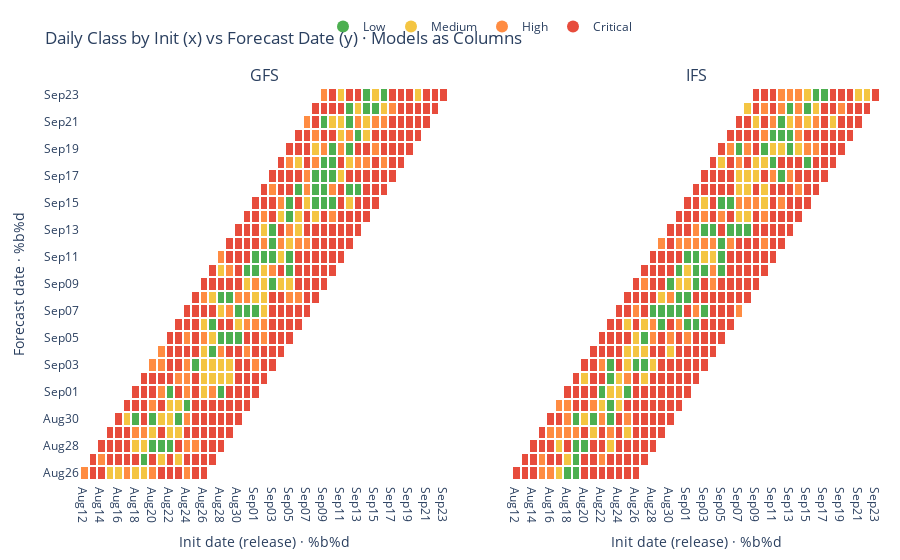

Notebook cell for this chart:
### Code cell
# --- Imports ---
import numpy as np
import pandas as pd
import plotly.graph_objects as go
from plotly.subplots import make_subplots

# =========================================================
# 1) (Demo) Dataset con tu esquema. Reemplázalo por tu df real.
# =========================================================
np.random.seed(7)
today = pd.Timestamp.today().normalize()
start = today - pd.Timedelta(days=28)
max_lead = 14

valid_dates = pd.date_range(start, today, freq="D")
init_dates  = pd.date_range(start - pd.Timedelta(days=max_lead), today, freq="D")

def fmt(dt):  # %Y%m%d:%H:00
    return dt.strftime("%Y%m%d:00:00")

rows = []
for model in ["gfs", "ifs"]:
    for init in init_dates:
        for L in range(0, max_lead + 1):
            d = init + pd.Timedelta(days=L)
            if d < valid_dates.min() or d > valid_dates.max():
                continue
            obs = np.clip(np.random.normal(8, 2.0), 0, None)
            spread = (1.2 if model == "gfs" else 0.9) * (1 + 0.12 * L)
            fc = obs + np.random.normal(0, spread)
            rows.append([fmt(init), fmt(d), float(L), obs, fc, model])

df = pd.DataFrame(rows, columns=[
    "initDate", "date", "wndObs", "wndFcs", "leadDay", "model"
])

# =========================================================
# 2) Parseo + métrica + agregación diaria
# =========================================================
# Parseo seguro de fechas
df["initDate_dt"] = pd.to_datetime(df["initDate"], format="%Y%m%d:%H:00", errors="coerce")
df["date_dt"]     = pd.to_datetime(df["date"],     format="%Y%m%d:%H:00", errors="coerce")

# Normaliza a día (evita problemas de rename dentro de groupby)
df["init_d"] = df["initDate_dt"].dt.normalize()
df["date_d"] = df["date_dt"].dt.normalize()

# Métrica
df["abs_error"] = (df["wndFcs"] - df["wndObs"]).abs()

# Agregación diaria por (modelo, fecha válida, fecha de init)
daily = (
    df.groupby(["model", "date_d", "init_d"], as_index=False)["abs_error"]
      .mean()
      .rename(columns={"abs_error": "mean_abs_error"})
)

# =========================================================
# 3) Clasificación por clases
# =========================================================
bins   = [-np.inf, 1.0, 2.0, 3.0, np.inf]
labels = ["Low", "Medium", "High", "Critical"]
daily["class"] = pd.cut(daily["mean_abs_error"], bins=bins, labels=labels, right=False)

# =========================================================
# 4) Ejes: x = init (%b%d), y = forecast date (%b%d)
# =========================================================
x_order = sorted(daily["init_d"].unique())
y_order = sorted(daily["date_d"].unique())

x_labels = [x.strftime("%b%d") for x in x_order]
y_labels = [y.strftime("%b%d") for y in y_order]

# Mapea a etiquetas categóricas
map_x = dict(zip(x_order, x_labels))
map_y = dict(zip(y_order, y_labels))
daily["x_lab"] = daily["init_d"].map(map_x)
daily["y_lab"] = daily["date_d"].map(map_y)

# =========================================================
# 5) Matrices por clase y por modelo (y × x); NaN donde no hay intersección
# =========================================================
code_colors = {
    "Low":      "#4CAF50",
    "Medium":   "#F4C542",
    "High":     "#FF8C42",
    "Critical": "#E74C3C",
}

def matrices_by_class(model_name: str):
    sub = daily[daily["model"] == model_name].copy()
    # grilla completa (y, x)
    idx = pd.MultiIndex.fromProduct = pd.MultiIndex.from_product  # alias para evitar typos
    idx = pd.MultiIndex.from_product([y_labels, x_labels], names=["y_lab", "x_lab"])
    sub = sub.set_index(["y_lab", "x_lab"]).reindex(idx).reset_index()

    mats = {}
    for cls in labels:
        mask = (sub["class"] == cls).astype(float)
        mask[mask == 0.0] = np.nan
        mats[cls] = mask.values.reshape(len(y_labels), len(x_labels))
    return mats

Z_gfs = matrices_by_class("gfs")
Z_ifs = matrices_by_class("ifs")

# =========================================================
# 6) Figura: 2 columnas (GFS | IFS) y leyenda con puntos
# =========================================================
fig = make_subplots(
    rows=1, cols=2,
    subplot_titles=("GFS", "IFS"),
    shared_yaxes=True,
    horizontal_spacing=0.08
)

def add_panel(Z_dict, col: int):
    for cls in labels:
        fig.add_trace(
            go.Heatmap(
                z=Z_dict[cls],
                x=x_labels,   # init (release)
                y=y_labels,   # forecast date (valid)
                colorscale=[[0, code_colors[cls]], [1, code_colors[cls]]],
                zmin=0, zmax=1,
                showscale=False,
                xgap=2, ygap=2,
                hovertemplate=(
                    "Init: %{x}<br>"
                    "Forecast: %{y}<br>"
                    f"Class: {cls}<extra></extra>"
                ),
                name=cls,
                legendgroup=cls,
                showlegend=False
            ),
            row=1, col=col
        )

add_panel(Z_gfs, col=1)
add_panel(Z_ifs, col=2)

# Leyenda con puntitos redondos (dummy scatters)
for cls in labels:
    fig.add_trace(
        go.Scatter(
            x=[None], y=[None],
            mode="markers",
            marker=dict(size=12, color=code_colors[cls], symbol="circle"),
            name=cls,
            legendgroup=cls,
        )
    )

# Layout
fig.update_xaxes(title_text="Init date (release) · %b%d", row=1, col=1)
fig.update_xaxes(title_text="Init date (release) · %b%d", row=1, col=2)
fig.update_yaxes(title_text="Forecast date · %b%d", row=1, col=1)

fig.update_layout(
    title="Daily Class by Init (x) vs Forecast Date (y) · Models as Columns",
    margin=dict(t=70, r=20, b=60, l=80),
    plot_bgcolor="white",
    paper_bgcolor="white",
    legend=dict(
        orientation="h",
        yanchor="bottom", y=1.12,
        xanchor="center", x=0.5
    ),
    legend_groupclick="togglegroup"
)

fig.show()

### Figure 1 — Plotly figure (JSON) as saved in the notebook; plotly's stock layout.template omitted (floating-point values rounded to 4 significant figures; data arrays with more than 128 entries replaced by an {"elided": "..."} marker saying what was removed)
{"data": [{"colorscale": [[0, "#4CAF50"], [1, "#4CAF50"]], "hovertemplate": "Init: %{x}<br>Forecast: %{y}<br>Class: Low<extra></extra>", "legendgroup": "Low", "name": "Low", "showlegend": false, "showscale": false, "type": "heatmap", "x": ["Aug12", "Aug13", "Aug14", "Aug15", "Aug16", "Aug17", "Aug18", "Aug19", "Aug20", "Aug21", "Aug22", "Aug23", "Aug24", "Aug25", "Aug26", "Aug27", "Aug28", "Aug29", "Aug30", "Aug31", "Sep01", "Sep02", "Sep03", "Sep04", "Sep05", "Sep06", "Sep07", "Sep08", "Sep09", "Sep10", "Sep11", "Sep12", "Sep13", "Sep14", "Sep15", "Sep16", "Sep17", "Sep18", "Sep19", "Sep20", "Sep21", "Sep22", "Sep23"], "xaxis": "x", "xgap": 2, "y": ["Aug26", "Aug27", "Aug28", "Aug29", "Aug30", "Aug31", "Sep01", "Sep02", "Sep03", "Sep04", "Sep05", "Sep06", "Sep07", "Sep08", "Sep09", "Sep10", "Sep11", "Sep12", "Sep13", "Sep14", "Sep15", "Sep16", "Sep17", "Sep18", "Sep19", "Sep20", "Sep21", "Sep22", "Sep23"], "yaxis": "y", "ygap": 2, "z": {"elided": "29x43 float values"}, "zmax": 1, "zmin": 0}, {"colorscale": [[0, "#F4C542"], [1, "#F4C542"]], "hovertemplate": "Init: %{x}<br>Forecast: %{y}<br>Class: Medium<extra></extra>", "legendgroup": "Medium", "name": "Medium", "showlegend": false, "showscale": false, "type": "heatmap", "x": ["Aug12", "Aug13", "Aug14", "Aug15", "Aug16", "Aug17", "Aug18", "Aug19", "Aug20", "Aug21", "Aug22", "Aug23", "Aug24", "Aug25", "Aug26", "Aug27", "Aug28", "Aug29", "Aug30", "Aug31", "Sep01", "Sep02", "Sep03", "Sep04", "Sep05", "Sep06", "Sep07", "Sep08", "Sep09", "Sep10", "Sep11", "Sep12", "Sep13", "Sep14", "Sep15", "Sep16", "Sep17", "Sep18", "Sep19", "Sep20", "Sep21", "Sep22", "Sep23"], "xaxis": "x", "xgap": 2, "y": ["Aug26", "Aug27", "Aug28", "Aug29", "Aug30", "Aug31", "Sep01", "Sep02", "Sep03", "Sep04", "Sep05", "Sep06", "Sep07", "Sep08", "Sep09", "Sep10", "Sep11", "Sep12", "Sep13", "Sep14", "Sep15", "Sep16", "Sep17", "Sep18", "Sep19", "Sep20", "Sep21", "Sep22", "Sep23"], "yaxis": "y", "ygap": 2, "z": {"elided": "29x43 float values"}, "zmax": 1, "zmin": 0}, {"colorscale": [[0, "#FF8C42"], [1, "#FF8C42"]], "hovertemplate": "Init: %{x}<br>Forecast: %{y}<br>Class: High<extra></extra>", "legendgroup": "High", "name": "High", "showlegend": false, "showscale": false, "type": "heatmap", "x": ["Aug12", "Aug13", "Aug14", "Aug15", "Aug16", "Aug17", "Aug18", "Aug19", "Aug20", "Aug21", "Aug22", "Aug23", "Aug24", "Aug25", "Aug26", "Aug27", "Aug28", "Aug29", "Aug30", "Aug31", "Sep01", "Sep02", "Sep03", "Sep04", "Sep05", "Sep06", "Sep07", "Sep08", "Sep09", "Sep10", "Sep11", "Sep12", "Sep13", "Sep14", "Sep15", "Sep16", "Sep17", "Sep18", "Sep19", "Sep20", "Sep21", "Sep22", "Sep23"], "xaxis": "x", "xgap": 2, "y": ["Aug26", "Aug27", "Aug28", "Aug29", "Aug30", "Aug31", "Sep01", "Sep02", "Sep03", "Sep04", "Sep05", "Sep06", "Sep07", "Sep08", "Sep09", "Sep10", "Sep11", "Sep12", "Sep13", "Sep14", "Sep15", "Sep16", "Sep17", "Sep18", "Sep19", "Sep20", "Sep21", "Sep22", "Sep23"], "yaxis": "y", "ygap": 2, "z": {"elided": "29x43 float values"}, "zmax": 1, "zmin": 0}, {"colorscale": [[0, "#E74C3C"], [1, "#E74C3C"]], "hovertemplate": "Init: %{x}<br>Forecast: %{y}<br>Class: Critical<extra></extra>", "legendgroup": "Critical", "name": "Critical", "showlegend": false, "showscale": false, "type": "heatmap", "x": ["Aug12", "Aug13", "Aug14", "Aug15", "Aug16", "Aug17", "Aug18", "Aug19", "Aug20", "Aug21", "Aug22", "Aug23", "Aug24", "Aug25", "Aug26", "Aug27", "Aug28", "Aug29", "Aug30", "Aug31", "Sep01", "Sep02", "Sep03", "Sep04", "Sep05", "Sep06", "Sep07", "Sep08", "Sep09", "Sep10", "Sep11", "Sep12", "Sep13", "Sep14", "Sep15", "Sep16", "Sep17", "Sep18", "Sep19", "Sep20", "Sep21", "Sep22", "Sep23"], "xaxis": "x", "xgap": 2, "y": ["Aug26", "Aug27", "Aug28", "Aug29", "Aug30", "Aug31", "Sep01", "Sep02", "Sep03", "Sep04", "Sep05", "Sep06", "Sep07", "Sep08", "Sep09", "Sep10", "Sep11", "Sep12", "Sep13", "Sep14", "Sep15", "Sep16", "Sep17", "Sep18", "Sep19", "Sep20", "Sep21", "Sep22", "Sep23"], "yaxis": "y", "ygap": 2, "z": {"elided": "29x43 float values"}, "zmax": 1, "zmin": 0}, {"colorscale": [[0, "#4CAF50"], [1, "#4CAF50"]], "hovertemplate": "Init: %{x}<br>Forecast: %{y}<br>Class: Low<extra></extra>", "legendgroup": "Low", "name": "Low", "showlegend": false, "showscale": false, "type": "heatmap", "x": ["Aug12", "Aug13", "Aug14", "Aug15", "Aug16", "Aug17", "Aug18", "Aug19", "Aug20", "Aug21", "Aug22", "Aug23", "Aug24", "Aug25", "Aug26", "Aug27", "Aug28", "Aug29", "Aug30", "Aug31", "Sep01", "Sep02", "Sep03", "Sep04", "Sep05", "Sep06", "Sep07", "Sep08", "Sep09", "Sep10", "Sep11", "Sep12", "Sep13", "Sep14", "Sep15", "Sep16", "Sep17", "Sep18", "Sep19", "Sep20", "Sep21", "Sep22", "Sep23"], "xaxis": "x2", "xgap": 2, "y": ["Aug26", "Aug27", "Aug28", "Aug29", "Aug30", "Aug31", "Sep01", "Sep02", "Sep03", "Sep04", "Sep05", "Sep06", "Sep07", "Sep08", "Sep09", "Sep10", "Sep11", "Sep12", "Sep13", "Sep14", "Sep15", "Sep16", "Sep17", "Sep18", "Sep19", "Sep20", "Sep21", "Sep22", "Sep23"], "yaxis": "y2", "ygap": 2, "z": {"elided": "29x43 float values"}, "zmax": 1, "zmin": 0}, {"colorscale": [[0, "#F4C542"], [1, "#F4C542"]], "hovertemplate": "Init: %{x}<br>Forecast: %{y}<br>Class: Medium<extra></extra>", "legendgroup": "Medium", "name": "Medium", "showlegend": false, "showscale": false, "type": "heatmap", "x": ["Aug12", "Aug13", "Aug14", "Aug15", "Aug16", "Aug17", "Aug18", "Aug19", "Aug20", "Aug21", "Aug22", "Aug23", "Aug24", "Aug25", "Aug26", "Aug27", "Aug28", "Aug29", "Aug30", "Aug31", "Sep01", "Sep02", "Sep03", "Sep04", "Sep05", "Sep06", "Sep07", "Sep08", "Sep09", "Sep10", "Sep11", "Sep12", "Sep13", "Sep14", "Sep15", "Sep16", "Sep17", "Sep18", "Sep19", "Sep20", "Sep21", "Sep22", "Sep23"], "xaxis": "x2", "xgap": 2, "y": ["Aug26", "Aug27", "Aug28", "Aug29", "Aug30", "Aug31", "Sep01", "Sep02", "Sep03", "Sep04", "Sep05", "Sep06", "Sep07", "Sep08", "Sep09", "Sep10", "Sep11", "Sep12", "Sep13", "Sep14", "Sep15", "Sep16", "Sep17", "Sep18", "Sep19", "Sep20", "Sep21", "Sep22", "Sep23"], "yaxis": "y2", "ygap": 2, "z": {"elided": "29x43 float values"}, "zmax": 1, "zmin": 0}, {"colorscale": [[0, "#FF8C42"], [1, "#FF8C42"]], "hovertemplate": "Init: %{x}<br>Forecast: %{y}<br>Class: High<extra></extra>", "legendgroup": "High", "name": "High", "showlegend": false, "showscale": false, "type": "heatmap", "x": ["Aug12", "Aug13", "Aug14", "Aug15", "Aug16", "Aug17", "Aug18", "Aug19", "Aug20", "Aug21", "Aug22", "Aug23", "Aug24", "Aug25", "Aug26", "Aug27", "Aug28", "Aug29", "Aug30", "Aug31", "Sep01", "Sep02", "Sep03", "Sep04", "Sep05", "Sep06", "Sep07", "Sep08", "Sep09", "Sep10", "Sep11", "Sep12", "Sep13", "Sep14", "Sep15", "Sep16", "Sep17", "Sep18", "Sep19", "Sep20", "Sep21", "Sep22", "Sep23"], "xaxis": "x2", "xgap": 2, "y": ["Aug26", "Aug27", "Aug28", "Aug29", "Aug30", "Aug31", "Sep01", "Sep02", "Sep03", "Sep04", "Sep05", "Sep06", "Sep07", "Sep08", "Sep09", "Sep10", "Sep11", "Sep12", "Sep13", "Sep14", "Sep15", "Sep16", "Sep17", "Sep18", "Sep19", "Sep20", "Sep21", "Sep22", "Sep23"], "yaxis": "y2", "ygap": 2, "z": {"elided": "29x43 float values"}, "zmax": 1, "zmin": 0}, {"colorscale": [[0, "#E74C3C"], [1, "#E74C3C"]], "hovertemplate": "Init: %{x}<br>Forecast: %{y}<br>Class: Critical<extra></extra>", "legendgroup": "Critical", "name": "Critical", "showlegend": false, "showscale": false, "type": "heatmap", "x": ["Aug12", "Aug13", "Aug14", "Aug15", "Aug16", "Aug17", "Aug18", "Aug19", "Aug20", "Aug21", "Aug22", "Aug23", "Aug24", "Aug25", "Aug26", "Aug27", "Aug28", "Aug29", "Aug30", "Aug31", "Sep01", "Sep02", "Sep03", "Sep04", "Sep05", "Sep06", "Sep07", "Sep08", "Sep09", "Sep10", "Sep11", "Sep12", "Sep13", "Sep14", "Sep15", "Sep16", "Sep17", "Sep18", "Sep19", "Sep20", "Sep21", "Sep22", "Sep23"], "xaxis": "x2", "xgap": 2, "y": ["Aug26", "Aug27", "Aug28", "Aug29", "Aug30", "Aug31", "Sep01", "Sep02", "Sep03", "Sep04", "Sep05", "Sep06", "Sep07", "Sep08", "Sep09", "Sep10", "Sep11", "Sep12", "Sep13", "Sep14", "Sep15", "Sep16", "Sep17", "Sep18", "Sep19", "Sep20", "Sep21", "Sep22", "Sep23"], "yaxis": "y2", "ygap": 2, "z": {"elided": "29x43 float values"}, "zmax": 1, "zmin": 0}, {"legendgroup": "Low", "marker": {"color": "#4CAF50", "size": 12, "symbol": "circle"}, "mode": "markers", "name": "Low", "type": "scatter", "x": [null], "y": [null]}, {"legendgroup": "Medium", "marker": {"color": "#F4C542", "size": 12, "symbol": "circle"}, "mode": "markers", "name": "Medium", "type": "scatter", "x": [null], "y": [null]}, {"legendgroup": "High", "marker": {"color": "#FF8C42", "size": 12, "symbol": "circle"}, "mode": "markers", "name": "High", "type": "scatter", "x": [null], "y": [null]}, {"legendgroup": "Critical", "marker": {"color": "#E74C3C", "size": 12, "symbol": "circle"}, "mode": "markers", "name": "Critical", "type": "scatter", "x": [null], "y": [null]}], "layout": {"annotations": [{"font": {"size": 16}, "showarrow": false, "text": "GFS", "x": 0.23, "xanchor": "center", "xref": "paper", "y": 1, "yanchor": "bottom", "yref": "paper"}, {"font": {"size": 16}, "showarrow": false, "text": "IFS", "x": 0.77, "xanchor": "center", "xref": "paper", "y": 1, "yanchor": "bottom", "yref": "paper"}], "legend": {"groupclick": "togglegroup", "orientation": "h", "x": 0.5, "xanchor": "center", "y": 1.12, "yanchor": "bottom"}, "margin": {"b": 60, "l": 80, "r": 20, "t": 70}, "paper_bgcolor": "white", "plot_bgcolor": "white", "title": {"text": "Daily Class by Init (x) vs Forecast Date (y) · Models as Columns"}, "xaxis": {"anchor": "y", "domain": [0, 0.46], "title": {"text": "Init date (release) · %b%d"}}, "xaxis2": {"anchor": "y2", "domain": [0.54, 1], "title": {"text": "Init date (release) · %b%d"}}, "yaxis": {"anchor": "x", "domain": [0, 1], "title": {"text": "Forecast date · %b%d"}}, "yaxis2": {"anchor": "x2", "domain": [0, 1], "matches": "y", "showticklabels": false}}}
